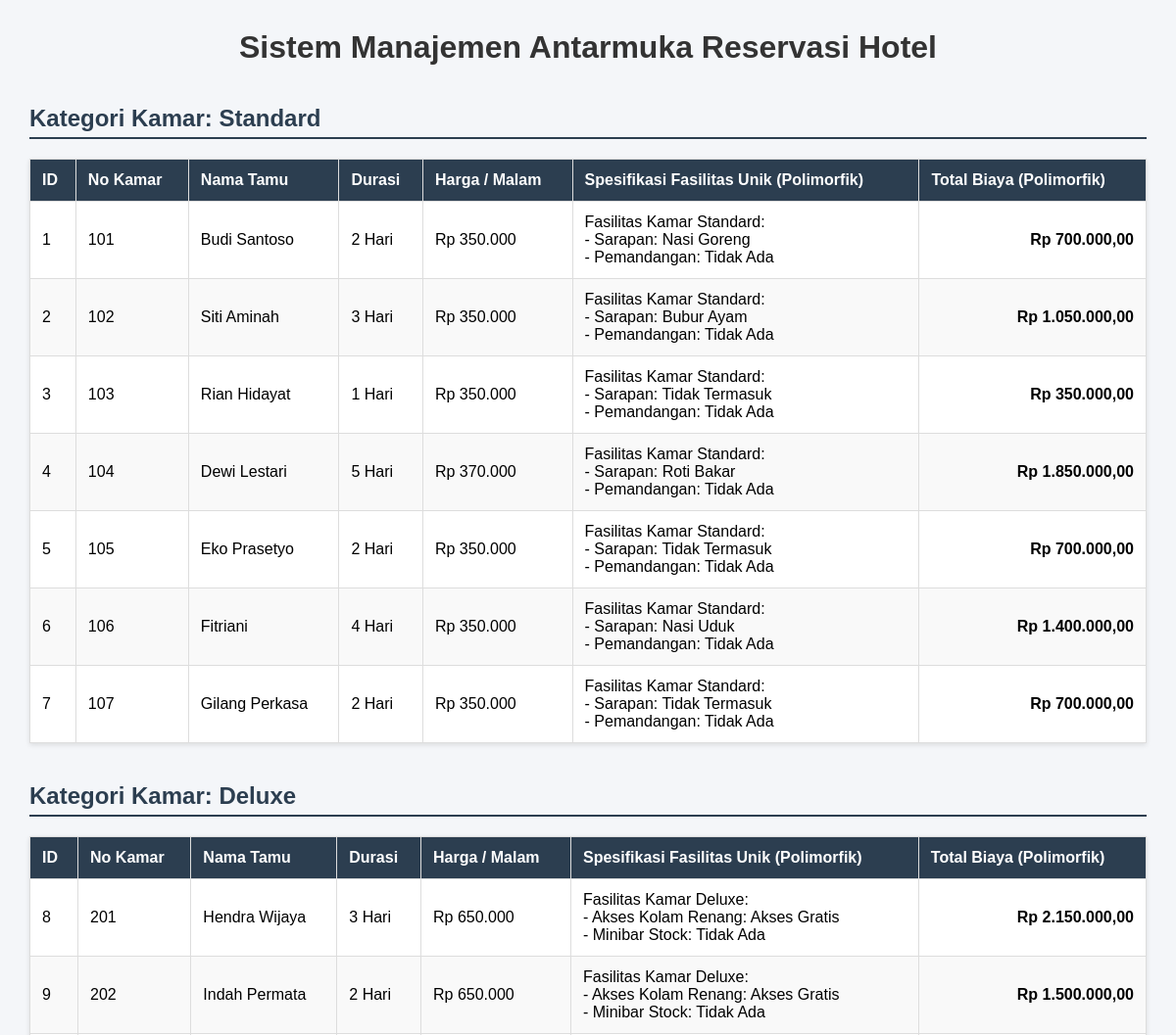
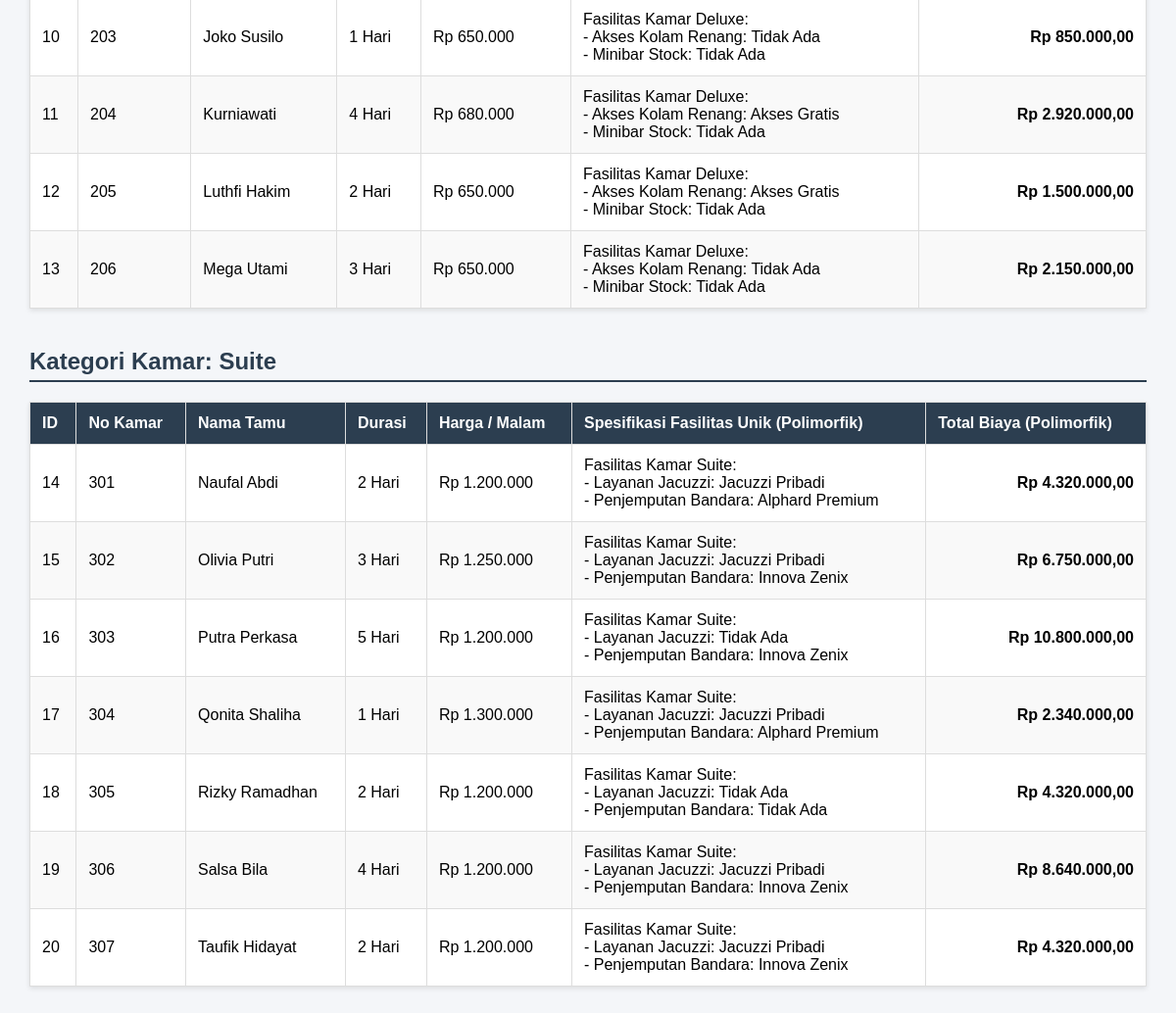
The page / on the database its author committed (2 pictures, top to bottom).
### tables this page shows
CREATE TABLE `tabel_reservasi` (
  `id_reservasi` int NOT NULL,
  `nomor_kamar` varchar(10) NOT NULL,
  `nama_tamu` varchar(100) NOT NULL,
  `durasi_menginap` int NOT NULL,
  `harga_per_malam` decimal(12,2) NOT NULL,
  `tipe_kamar` enum('Standard','Deluxe','Suite') NOT NULL,
  `fasilitas_sarapan` varchar(50) DEFAULT NULL,
  `pemandangan_kamar` varchar(50) DEFAULT NULL,
  `akses_kolam_renang` varchar(50) DEFAULT NULL,
  `minibar_stock` varchar(50) DEFAULT NULL,
  `layanan_jacuzzi` varchar(50) DEFAULT NULL,
  `layanan_jemput_bandara` varchar(50) DEFAULT NULL
);

### reservasi.php (called while the page is built, shortened)
<?php
abstract class Reservasi {
    protected $id_reservasi;
    protected $nomor_kamar;
    protected $nama_tamu;
    protected $durasi_menginap;
    protected $harga_per_malam;
    public function __construct($id_reservasi, $nomor_kamar, $nama_tamu, $durasi_menginap, $harga_per_malam) {
        $this->id_reservasi = $id_reservasi;
        $this->nomor_kamar = $nomor_kamar;
        $this->nama_tamu = $nama_tamu;
        $this->durasi_menginap = $durasi_menginap;
        $this->harga_per_malam = $harga_per_malam;
    }
    public function getIdReservasi() { return $this->id_reservasi; }
    public function getNomorKamar() { return $this->nomor_kamar; }
    public function getNamaTamu() { return $this->nama_tamu; }
    public function getDurasiMenginap() { return $this->durasi_menginap; }
    public function getHargaPerMalam() { return $this->harga_per_malam; }
}
?>

### index.php (the view, shortened to what this page needs)
<?php
require_once 'Reservasi.php';
require_once 'KamarStandard.php';
require_once 'KamarDeluxe.php';
require_once 'KamarSuite.php';
$database = new Database();
$db = $database->getConnection();
$query = "SELECT * FROM tabel_reservasi";
$stmt = $db->prepare($query);
$stmt->execute();
$kelompok_kamar = [
    'Standard' => [],
    'Deluxe'   => [],
    'Suite'    => []
];
while ($row = $stmt->fetch(PDO::FETCH_ASSOC)) {
    $tipe = $row['tipe_kamar'];
    if ($tipe == 'Standard') {
        $kelompok_kamar['Standard'][] = new KamarStandard(
            $row['id_reservasi'], $row['nomor_kamar'], $row['nama_tamu'],
            $row['durasi_menginap'], $row['harga_per_malam'],
            $row['fasilitas_sarapan'], $row['pemandangan_kamar']
        );
    } elseif ($tipe == 'Deluxe') {
        $kelompok_kamar['Deluxe'][] = new KamarDeluxe(
            $row['id_reservasi'], $row['nomor_kamar'], $row['nama_tamu'],
            $row['durasi_menginap'], $row['harga_per_malam'],
            $row['akses_kolam_renang'], $row['minibar_stock']
        );
    } elseif ($tipe == 'Suite') {
        $kelompok_kamar['Suite'][] = new KamarSuite(
            $row['id_reservasi'], $row['nomor_kamar'], $row['nama_tamu'],
            $row['durasi_menginap'], $row['harga_per_malam'],
            $row['layanan_jacuzzi'], $row['layanan_jemput_bandara']
        );
    }
}
?>
<!DOCTYPE html>
<html lang="id">
<head>
</head>
<body>
    <h1>Sistem Manajemen Antarmuka Reservasi Hotel</h1>
    <?php foreach ($kelompok_kamar as $tipe_kamar => $daftar_reservasi): ?>
        <h2>Kategori Kamar: <?= $tipe_kamar ?></h2>
        <?php if (empty($daftar_reservasi)): ?>
            <p>Tidak ada data reservasi untuk tipe ini.</p>
        <?php else: ?>
            <table>
                <thead>
                    <tr>
                        <th>ID</th>
                        <th>No Kamar</th>
                        <th>Nama Tamu</th>
                        <th>Durasi</th>
                        <th>Harga / Malam</th>
                        <th>Spesifikasi Fasilitas Unik (Polimorfik)</th>
                        <th>Total Biaya (Polimorfik)</th>
                    </tr>
                </thead>
                <tbody>
                    <?php foreach ($daftar_reservasi as $reservasi): ?>
                        <tr>
                            <td><?= $reservasi->getIdReservasi(); ?></td>
                            <td><?= $reservasi->getNomorKamar(); ?></td>
                            <td><?= $reservasi->getNamaTamu(); ?></td>
                            <td><?= $reservasi->getDurasiMenginap(); ?> Hari</td>
                            <td>Rp <?= number_format($reservasi->getHargaPerMalam(), 0, ',', '.'); ?></td>
                            <td>
                                <?php
                                    $reservasi->tampilkanFasilitasLayanan();
                                ?>
                            </td>
                            <td class="harga">
                                Rp <?= number_format($reservasi->hitungTotalBiaya(), 2, ',', '.') ?>
                            </td>
                        </tr>
                    <?php endforeach; ?>
                </tbody>
            </table>
        <?php endif; ?>
    <?php endforeach; ?>
</body>
</html>

### KamarStandard.php (shortened to what this page needs)
<?php
require_once 'Reservasi.php';
class KamarStandard extends Reservasi {
    private $fasilitasSarapan;
    private $pemandanganKamar;
    public function __construct($id_reservasi, $nomor_kamar, $nama_tamu, $durasi_menginap, $harga_per_malam, $fasilitasSarapan, $pemandanganKamar) {
        $this->fasilitasSarapan = $fasilitasSarapan;
        $this->pemandanganKamar = $pemandanganKamar;
    }
    public function hitungTotalBiaya() {
        return $this->durasi_menginap * $this->harga_per_malam;
    }
    public function tampilkanFasilitasLayanan() {
        echo "Fasilitas Kamar Standard:<br>";
        echo "- Sarapan: " . ($this->fasilitasSarapan ?? "Tidak Termasuk") . "<br>";
        echo "- Pemandangan: " . ($this->pemandanganKamar ?? "Tidak Ada") . "<br>";
    }
}
?>

### KamarDeluxe.php (shortened to what this page needs)
<?php
require_once 'Reservasi.php';
class KamarDeluxe extends Reservasi {
    private $aksesKolamRenang;
    private $minibarStock;
    public function __construct($id_reservasi, $nomor_kamar, $nama_tamu, $durasi_menginap, $harga_per_malam, $aksesKolamRenang, $minibarStock) {
        $this->aksesKolamRenang = $aksesKolamRenang;
        $this->minibarStock = $minibarStock;
    }
    public function hitungTotalBiaya() {
        return ($this->durasi_menginap * $this->harga_per_malam) + 200000;
    }
    public function tampilkanFasilitasLayanan() {
        echo "Fasilitas Kamar Deluxe:<br>";
        echo "- Akses Kolam Renang: " . ($this->aksesKolamRenang ?? "Tidak Ada") . "<br>";
        echo "- Minibar Stock: " . ($this->minibarStock ?? "Tidak Ada") . "<br>";
    }
}
?>

### KamarSuite.php (shortened to what this page needs)
<?php
require_once 'Reservasi.php';
class KamarSuite extends Reservasi {
    private $layananJacuzzi;
    private $layananJemputBandara;
    public function __construct($id_reservasi, $nomor_kamar, $nama_tamu, $durasi_menginap, $harga_per_malam, $layananJacuzzi, $layananJemputBandara) {
        $this->layananJacuzzi = $layananJacuzzi;
        $this->layananJemputBandara = $layananJemputBandara;
    }
    public function hitungTotalBiaya() {
        return ($this->durasi_menginap * $this->harga_per_malam) * 1.80;
    }
    public function tampilkanFasilitasLayanan() {
        echo "Fasilitas Kamar Suite:<br>";
        echo "- Layanan Jacuzzi: " . ($this->layananJacuzzi ?? "Tidak Ada") . "<br>";
        echo "- Penjemputan Bandara: " . ($this->layananJemputBandara ?? "Tidak Ada") . "<br>";
    }
}
?>

### index.php (style rules this page uses)
body { font-family: Arial, sans-serif; margin: 30px; background-color: #f4f6f9; }
h1 { color: #333; text-align: center; }
h2 { color: #2c3e50; margin-top: 40px; border-bottom: 2px solid #2c3e50; padding-bottom: 5px; }
table { width: 100%; border-collapse: collapse; margin-top: 10px; background: #fff; box-shadow: 0 2px 5px rgba(0,0,0,0.1); }
th, td { padding: 12px; text-align: left; border: 1px solid #ddd; }
th { background-color: #2c3e50; color: white; }
tr:nth-child(even) { background-color: #f9f9f9; }
.harga { text-align: right; font-weight: bold; }

### rows shown on the page
tabel_reservasi: id_reservasi "1", nomor_kamar "101", nama_tamu "Budi Santoso", durasi_menginap "2", harga_per_malam "350.000", fasilitas_sarapan "Nasi Goreng", pemandangan_kamar "Tidak Ada", $reservasi->hitungTotalBiaya() "700.000,00"
tabel_reservasi: id_reservasi "2", nomor_kamar "102", nama_tamu "Siti Aminah", durasi_menginap "3", harga_per_malam "350.000", fasilitas_sarapan "Bubur Ayam", pemandangan_kamar "Tidak Ada", $reservasi->hitungTotalBiaya() "1.050.000,00"
tabel_reservasi: id_reservasi "3", nomor_kamar "103", nama_tamu "Rian Hidayat", durasi_menginap "1", harga_per_malam "350.000", fasilitas_sarapan "Tidak Termasuk", pemandangan_kamar "Tidak Ada", $reservasi->hitungTotalBiaya() "350.000,00"
tabel_reservasi: id_reservasi "4", nomor_kamar "104", nama_tamu "Dewi Lestari", durasi_menginap "5", harga_per_malam "370.000", fasilitas_sarapan "Roti Bakar", pemandangan_kamar "Tidak Ada", $reservasi->hitungTotalBiaya() "1.850.000,00"
tabel_reservasi: id_reservasi "5", nomor_kamar "105", nama_tamu "Eko Prasetyo", durasi_menginap "2", harga_per_malam "350.000", fasilitas_sarapan "Tidak Termasuk", pemandangan_kamar "Tidak Ada", $reservasi->hitungTotalBiaya() "700.000,00"
tabel_reservasi: id_reservasi "6", nomor_kamar "106", nama_tamu "Fitriani", durasi_menginap "4", harga_per_malam "350.000", fasilitas_sarapan "Nasi Uduk", pemandangan_kamar "Tidak Ada", $reservasi->hitungTotalBiaya() "1.400.000,00"
tabel_reservasi: id_reservasi "7", nomor_kamar "107", nama_tamu "Gilang Perkasa", durasi_menginap "2", harga_per_malam "350.000", fasilitas_sarapan "Tidak Termasuk", pemandangan_kamar "Tidak Ada", $reservasi->hitungTotalBiaya() "700.000,00"
tabel_reservasi: id_reservasi "8", nomor_kamar "201", nama_tamu "Hendra Wijaya", durasi_menginap "3", harga_per_malam "650.000", akses_kolam_renang "Akses Gratis", minibar_stock "Tidak Ada", $reservasi->hitungTotalBiaya() "2.150.000,00"
tabel_reservasi: id_reservasi "9", nomor_kamar "202", nama_tamu "Indah Permata", durasi_menginap "2", harga_per_malam "650.000", akses_kolam_renang "Akses Gratis", minibar_stock "Tidak Ada", $reservasi->hitungTotalBiaya() "1.500.000,00"
tabel_reservasi: id_reservasi "10", nomor_kamar "203", nama_tamu "Joko Susilo", durasi_menginap "1", harga_per_malam "650.000", akses_kolam_renang "Tidak Ada", minibar_stock "Tidak Ada", $reservasi->hitungTotalBiaya() "850.000,00"
tabel_reservasi: id_reservasi "11", nomor_kamar "204", nama_tamu "Kurniawati", durasi_menginap "4", harga_per_malam "680.000", akses_kolam_renang "Akses Gratis", minibar_stock "Tidak Ada", $reservasi->hitungTotalBiaya() "2.920.000,00"
tabel_reservasi: id_reservasi "12", nomor_kamar "205", nama_tamu "Luthfi Hakim", durasi_menginap "2", harga_per_malam "650.000", akses_kolam_renang "Akses Gratis", minibar_stock "Tidak Ada", $reservasi->hitungTotalBiaya() "1.500.000,00"
tabel_reservasi: id_reservasi "13", nomor_kamar "206", nama_tamu "Mega Utami", durasi_menginap "3", harga_per_malam "650.000", akses_kolam_renang "Tidak Ada", minibar_stock "Tidak Ada", $reservasi->hitungTotalBiaya() "2.150.000,00"
tabel_reservasi: id_reservasi "14", nomor_kamar "301", nama_tamu "Naufal Abdi", durasi_menginap "2", harga_per_malam "1.200.000", layanan_jacuzzi "Jacuzzi Pribadi", layanan_jemput_bandara "Alphard Premium", $reservasi->hitungTotalBiaya() "4.320.000,00"
tabel_reservasi: id_reservasi "15", nomor_kamar "302", nama_tamu "Olivia Putri", durasi_menginap "3", harga_per_malam "1.250.000", layanan_jacuzzi "Jacuzzi Pribadi", layanan_jemput_bandara "Innova Zenix", $reservasi->hitungTotalBiaya() "6.750.000,00"
tabel_reservasi: id_reservasi "16", nomor_kamar "303", nama_tamu "Putra Perkasa", durasi_menginap "5", harga_per_malam "1.200.000", layanan_jacuzzi "Tidak Ada", layanan_jemput_bandara "Innova Zenix", $reservasi->hitungTotalBiaya() "10.800.000,00"
tabel_reservasi: id_reservasi "17", nomor_kamar "304", nama_tamu "Qonita Shaliha", durasi_menginap "1", harga_per_malam "1.300.000", layanan_jacuzzi "Jacuzzi Pribadi", layanan_jemput_bandara "Alphard Premium", $reservasi->hitungTotalBiaya() "2.340.000,00"
tabel_reservasi: id_reservasi "18", nomor_kamar "305", nama_tamu "Rizky Ramadhan", durasi_menginap "2", harga_per_malam "1.200.000", layanan_jacuzzi "Tidak Ada", layanan_jemput_bandara "Tidak Ada", $reservasi->hitungTotalBiaya() "4.320.000,00"
tabel_reservasi: id_reservasi "19", nomor_kamar "306", nama_tamu "Salsa Bila", durasi_menginap "4", harga_per_malam "1.200.000", layanan_jacuzzi "Jacuzzi Pribadi", layanan_jemput_bandara "Innova Zenix", $reservasi->hitungTotalBiaya() "8.640.000,00"
tabel_reservasi: id_reservasi "20", nomor_kamar "307", nama_tamu "Taufik Hidayat", durasi_menginap "2", harga_per_malam "1.200.000", layanan_jacuzzi "Jacuzzi Pribadi", layanan_jemput_bandara "Innova Zenix", $reservasi->hitungTotalBiaya() "4.320.000,00"

### other values the page prints
$tipe_kamar "Standard"
$tipe_kamar "Deluxe"
$tipe_kamar "Suite"
